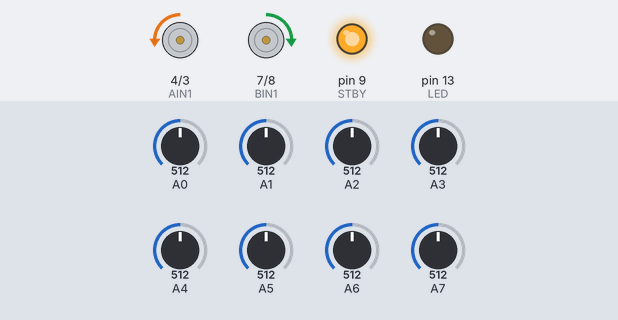
Bench run of a sketch on a simulated Arduino Nano, built with avr-gcc and run on an emulated ATmega328P. On the bench: motor-driver pin pairs drawn as motors (green arrow = first pin HIGH = forward, orange = second pin HIGH = backward, longer = more drive, scaled by the enable pin, stopped while the standby pin is LOW), output pins drawn as LEDs (lit = HIGH). The test bench sets the inputs (shaded band); at power-on: A3 = 512, A0 = 512, A1 = 512, A5 = 512, A7 = 512, A6 = 512, A2 = 512, A4 = 512.

Above: at 1.8 s.
1.9 s: A3 set to 490
At 3.0 s:
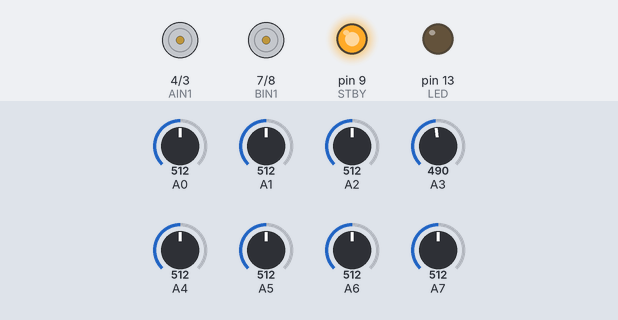
4.9 s: A0 set to 710
At 5.2 s:
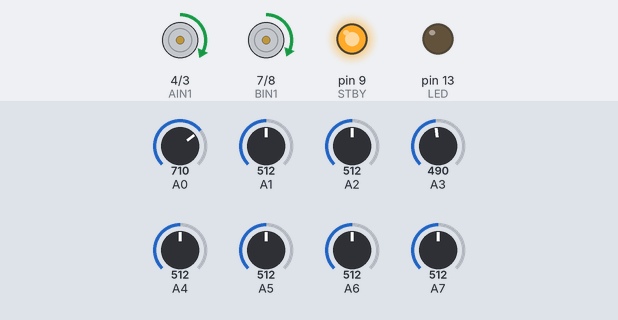
6.4 s: A1 set to 710
At 7.4 s:
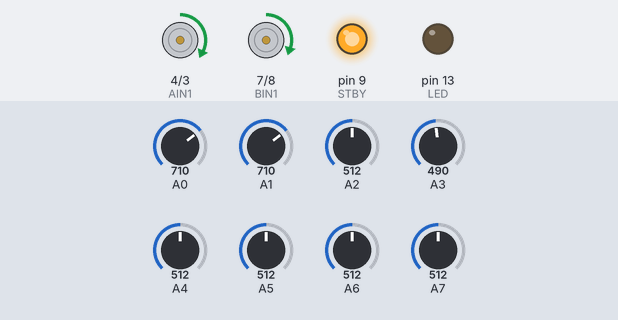
7.9 s: A5 set to 710
At 8.7 s:
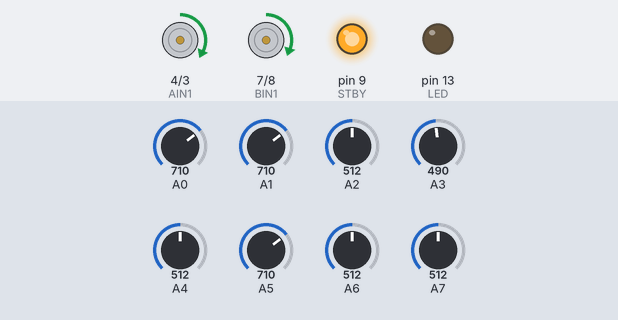
9.4 s: A7 set to 716
At 9.7 s:
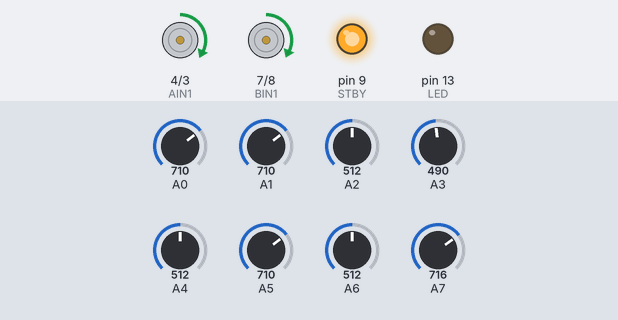
10.9 s: A6 set to 60
At 11.9 s:
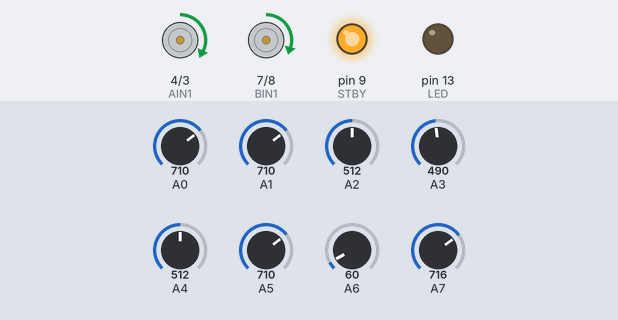
Timing chart, 0 to 13.4 s (numbered marks = the images above; inputs shaded):
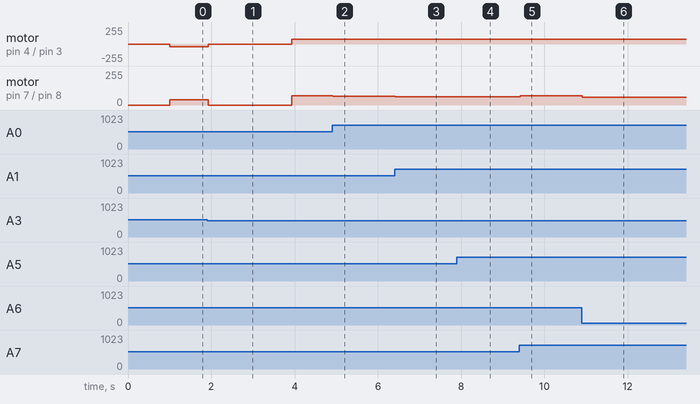

Measured:
- the behaviour switches between 502 and 501 on A3 (found by bisection; images 0 and 1)
- after the input at 1.9 s, motor on pin 4 (AIN1) / pin 3 (AIN2): backward 40/255 → stopped at once, → forward 70/255 2.0 s later; motor on pin 7 (BIN1) / pin 8 (BIN2): forward 40/255 → stopped at once, → forward 70/255 2.0 s later
- after the input at 4.9 s, motor on pin 7 (BIN1) / pin 8 (BIN2): forward 70/255 → forward 65/255 at once
- after the input at 6.4 s, motor on pin 7 (BIN1) / pin 8 (BIN2): forward 65/255 → forward 61/255 at once
- after the input at 7.9 s, motor on pin 7 (BIN1) / pin 8 (BIN2): forward 61/255 → forward 63/255 at once
- after the input at 9.4 s, motor on pin 7 (BIN1) / pin 8 (BIN2): forward 63/255 → forward 69/255 at once
- after the input at 10.9 s, motor on pin 7 (BIN1) / pin 8 (BIN2): forward 69/255 → forward 60/255 at once

The sketch:

QTRAExample.ino
```cpp
#include <QTRSensors.h> // QTR v4.0 kütüphanesini dahil et (Sensör kontrolü için)

// ==== MOTOR VE SENSÖR TANIMLAMALARI ====
#define AIN1 4   // Sağ motor ileri sürüş pini
#define AIN2 3   // Sağ motor geri sürüş pini
#define ENA 5    // Sağ motor PWM hız kontrolü

#define ENB 6    // Sol motor PWM hız kontrolü
#define BIN1 7   // Sol motor ileri sürüş pini
#define BIN2 8   // Sol motor geri sürüş pini
#define STBY 9   // Motor sürücüsünü aktif/pasif yapma pini

// ==== SENSÖR VE PD KONTROL AYARLARI ====
#define sensorSayisi 8   // Kullanılan sensör sayısı (QTR-8A)
#define sensorOrnekSayisi 4   // Kalibrasyon sırasında alınan örnek sayısı
#define emiterPini 11   // Sensörlerin emiter pini (IR ışık verici)
#define LED 13   // Kalibrasyon için gösterge LED'i

int maxHiz = 70;  // Motor PWM ayarı (0 - 255 arasında)
float KP = 0.03, KD = 0.5; // Oransal (KP) ve türev (KD) katsayıları
unsigned int pozisyon = 3500;  // Çizginin merkezi konumu

int hata = 0, turev = 0; // PD kontrolünde kullanılan hata değerleri
int fark = 0; // Motorlara uygulanacak hız farkı
int sonHata; // Önceki hata değeri (Türev hesaplamaları için)
int hedef = 3500; // Sensörlerden gelen 0 - 7000 arasındaki değerin orta noktası

QTRSensors qtr;  // QTR nesnesi oluşturuldu
unsigned int sensor[sensorSayisi];  // Sensör verilerini tutan dizi

// ========================
// **KURULUM (Setup)**
// ========================
void setup() {
    Serial.begin(9600);  // Seri haberleşmeyi başlat

    // Sensörleri yapılandır
    qtr.setTypeAnalog();  // Analog sensör türünü seç
    qtr.setSensorPins((const uint8_t[]) {A0, A1, A2, A3, A4, A5, A6, A7}, 8); // Sensör pinlerini belirle

    // Motor ve LED pinlerini çıkış olarak ayarla
    pinMode(AIN1, OUTPUT);
    pinMode(AIN2, OUTPUT);
    pinMode(BIN1, OUTPUT);
    pinMode(BIN2, OUTPUT);
    pinMode(LED, OUTPUT);
    pinMode(STBY, OUTPUT);

    delay(1000);  // Araca enerji verildiğinde 1 saniye beklet
    kalibrasyon(1);  // 1 = otomatik kalibrasyon, 0 = manuel kalibrasyon
}

// ========================
// **ANA DÖNGÜ (Loop)**
// ========================
void loop() {
    sensorOku();  // Sensörleri oku ve hata hesapla
    pd();  // PD kontrol fonksiyonunu çalıştır
}

// ========================
// **Sensör Verilerini Okuma**
// ========================
void sensorOku() {
    pozisyon = qtr.readLineWhite(sensor);  // Çizginin pozisyonunu belirle (0 - 7000)
    hata = pozisyon - hedef;  // Merkez ile farkı hesapla
    qtr.read(sensor);  // Tüm sensörlerin ham verilerini oku
}

// ========================
// **PD KONTROL FONKSİYONU**
// ========================
void pd() {
    turev = hata - sonHata;  // Türevsel hata hesapla
    sonHata = hata;  // Önceki hata değerini güncelle

    fark = (hata * KP) + (turev * KD);  // Motorlara uygulanacak hız farkını hesapla
    constrain(fark, -maxHiz, maxHiz);  // Maksimum farkı sınırlandır

    // Motor hızlarını ayarla
    if (fark < 0) {
        motor(maxHiz, maxHiz + fark);  // Sağ motorun hızını düşür
    } else {
        motor(maxHiz - fark, maxHiz);  // Sol motorun hızını düşür
    }
}

// ========================
// **Motor Kontrol Fonksiyonu**
// ========================
void motor(int solMotorPWM, int sagMotorPWM) {
    digitalWrite(STBY, HIGH);  // Motor sürücüsünü aktif hale getir

    // Sol motoru kontrol et
    if (solMotorPWM >= 0) {
        digitalWrite(BIN1, HIGH);
        digitalWrite(BIN2, LOW);
    } else {
        digitalWrite(BIN1, LOW);
        digitalWrite(BIN2, HIGH);
        solMotorPWM *= -1;  // Geri hareket için negatif değeri pozitife çevir
    }
    analogWrite(ENB, solMotorPWM);

    // Sağ motoru kontrol et
    if (sagMotorPWM >= 0) {
        digitalWrite(AIN1, HIGH);
        digitalWrite(AIN2, LOW);
    } else {
        digitalWrite(AIN1, LOW);
        digitalWrite(AIN2, HIGH);
        sagMotorPWM *= -1;  // Geri hareket için negatif değeri pozitife çevir
    }
    analogWrite(ENA, sagMotorPWM);
}

// ========================
// **Kalibrasyon Fonksiyonu**
// ========================
void kalibrasyon(bool secim) {
    if (secim) {  // Eğer otomatik kalibrasyon seçildiyse
        byte hiz = 40;  // Aracın kafa sallama hızı
        for (byte i = 0; i < 3; i++) {  // Kafa sallama hareketi
            while (sensor[7] < 300) {
                motor(hiz, -hiz);
                qtr.calibrate();
                sensorOku();
            }
            while (sensor[7] > 700) {
                motor(hiz, -hiz);
                qtr.calibrate();
                sensorOku();
            }
            while (sensor[0] < 300) {
                motor(-hiz, hiz);
                qtr.calibrate();
                sensorOku();
            }
            while (sensor[0] > 700) {
                motor(-hiz, hiz);
                qtr.calibrate();
                sensorOku();
            }
            while (sensor[3] > 500) {
                motor(hiz, -hiz);
                qtr.calibrate();
                sensorOku();
            }
        }
    } else {  // Eğer manuel kalibrasyon seçildiyse
        for (byte i = 0; i < 70; i++) {
            digitalWrite(LED, HIGH);
            delay(20);
            qtr.calibrate();
            digitalWrite(LED, LOW);
            delay(20);
            qtr.calibrate();
        }
    }
    motor(0, 0);
    delay(2000);  // Kalibrasyondan sonra 2 saniye bekle
}
```
